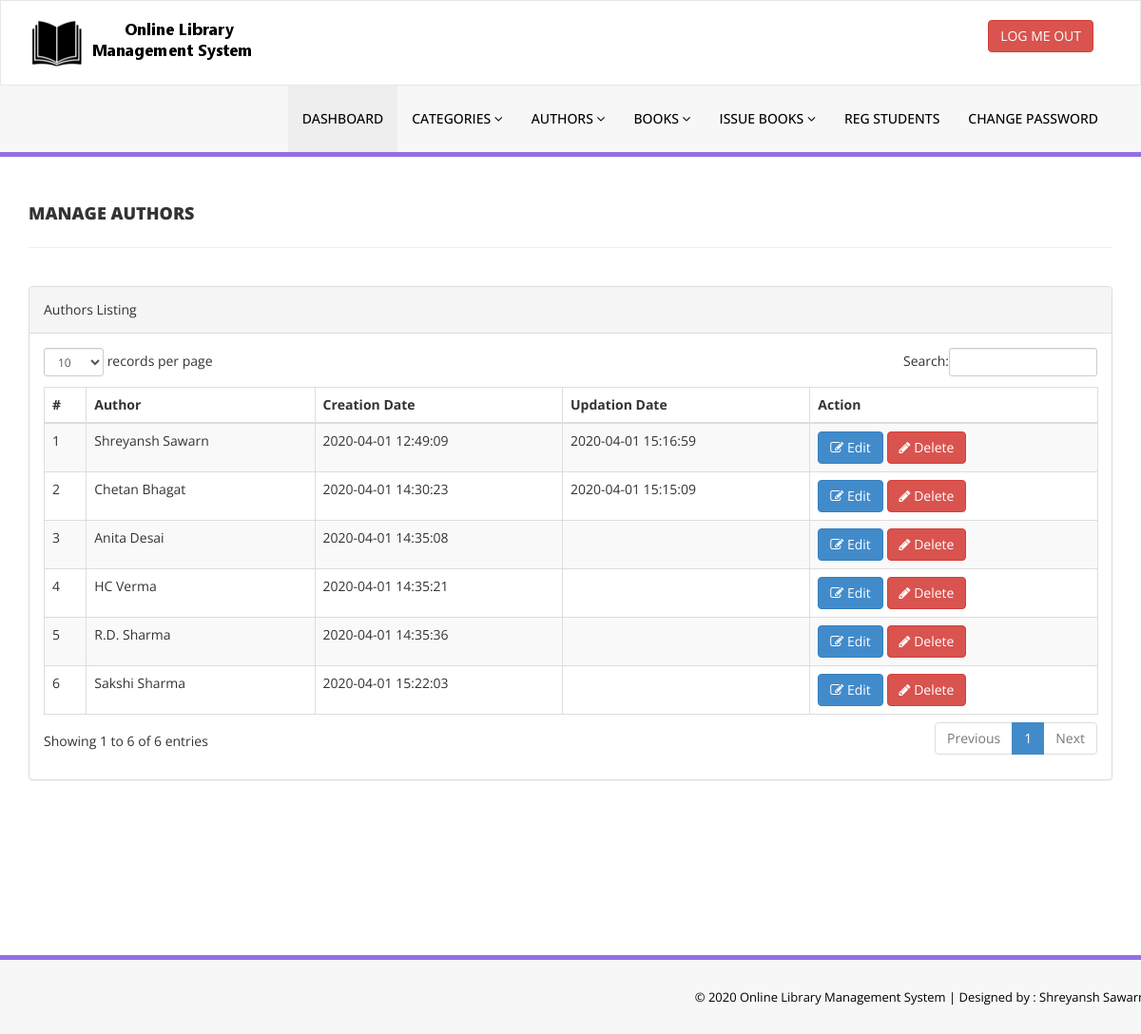
Page /library/admin/manage-authors.php (signed in) on the committed database.
### tables this page shows
CREATE TABLE `tblauthors` (
  `id` int(11) NOT NULL,
  `AuthorName` varchar(159) DEFAULT NULL,
  `creationDate` timestamp NULL DEFAULT CURRENT_TIMESTAMP,
  `UpdationDate` timestamp NULL DEFAULT NULL ON UPDATE CURRENT_TIMESTAMP
);

### library/admin/manage-authors.php (the view, shortened to what this page needs)
<?php
include('includes/config.php');
if(strlen($_SESSION['alogin'])==0)
    {
header('location:index.php');
}
else{
    ?>
<!DOCTYPE html>
<html xmlns="http://www.w3.org/1999/xhtml">
<head>
    <link href="assets/css/bootstrap.css" rel="stylesheet" />
    <link href="assets/css/font-awesome.css" rel="stylesheet" />
    <link href="assets/js/dataTables/dataTables.bootstrap.css" rel="stylesheet" />
    <link href="assets/css/style.css" rel="stylesheet" />
</head>
<body>
<?php include('includes/header.php');?>
    <div class="content-wrapper">
         <div class="container">
        <div class="row pad-botm">
            <div class="col-md-12">
                <h4 class="header-line">Manage Authors</h4>
    </div>
     <div class="row">
</div>
        </div>
            <div class="row">
                <div class="col-md-12">
                    <div class="panel panel-default">
                        <div class="panel-heading">
                           Authors Listing
                        </div>
                        <div class="panel-body">
                            <div class="table-responsive">
                                <table class="table table-striped table-bordered table-hover" id="dataTables-example">
                                    <thead>
                                        <tr>
                                            <th>#</th>
                                            <th>Author</th>
                                            <th>Creation Date</th>
                                            <th>Updation Date</th>
                                            <th>Action</th>
                                        </tr>
                                    </thead>
                                    <tbody>
<?php $sql = "SELECT * from  tblauthors";
$query = $dbh -> prepare($sql);
$query->execute();
$results=$query->fetchAll(PDO::FETCH_OBJ);
$cnt=1;
if($query->rowCount() > 0)
{
foreach($results as $result)
{               ?>
                                        <tr class="odd gradeX">
                                            <td class="center"><?php echo htmlentities($cnt);?></td>
                                            <td class="center"><?php echo htmlentities($result->AuthorName);?></td>
                                            <td class="center"><?php echo htmlentities($result->creationDate);?></td>
                                            <td class="center"><?php echo htmlentities($result->UpdationDate);?></td>
                                            <td class="center">
                                            <a href="edit-author.php?athrid=<?php echo htmlentities($result->id);?>"><button class="btn btn-primary"><i class="fa fa-edit "></i> Edit</button>
                                          <a href="manage-authors.php?del=<?php echo htmlentities($result->id);?>" onclick="return confirm('Are you sure you want to delete?');"" >  <button class="btn btn-danger"><i class="fa fa-pencil"></i> Delete</button>
                                            </td>
                                        </tr>
 <?php $cnt=$cnt+1;}} ?>
                                    </tbody>
                                </table>
                            </div>
                        </div>
                    </div>
                </div>
            </div>
    </div>
    </div>
  <?php include('includes/footer.php');?>
</body>
</html>
<?php } ?>

### library/admin/includes/header.php (shortened to what this page needs)
<div class="navbar navbar-inverse set-radius-zero" >
        <div class="container">
            <div class="navbar-header">
                <a class="navbar-brand">
                    <img src="assets/img/logo.png" />
                </a>
            </div>
            <div class="right-div">
                <a href="logout.php" class="btn btn-danger pull-right">LOG ME OUT</a>
            </div>
        </div>
    </div>
    <section class="menu-section">
        <div class="container">
            <div class="row ">
                <div class="col-md-12">
                    <div class="navbar-collapse collapse ">
                        <ul id="menu-top" class="nav navbar-nav navbar-right">
                            <li><a href="dashboard.php" class="menu-top-active">DASHBOARD</a></li>
                            <li>
                                <a href="#" class="dropdown-toggle" id="ddlmenuItem" data-toggle="dropdown"> Categories <i class="fa fa-angle-down"></i></a>
                            </li>
                            <li>
                                <a href="#" class="dropdown-toggle" id="ddlmenuItem" data-toggle="dropdown"> Authors <i class="fa fa-angle-down"></i></a>
                            </li>
 <li>
                                <a href="#" class="dropdown-toggle" id="ddlmenuItem" data-toggle="dropdown"> Books <i class="fa fa-angle-down"></i></a>
                            </li>
                           <li>
                                <a href="#" class="dropdown-toggle" id="ddlmenuItem" data-toggle="dropdown"> Issue Books <i class="fa fa-angle-down"></i></a>
                            </li>
                             <li><a href="reg-students.php">Reg Students</a></li>
  <li><a href="change-password.php">Change Password</a></li>
                        </ul>
                    </div>
                </div>
            </div>
        </div>
    </section>

### library/admin/includes/footer.php
<section class="footer-section">
     <div class="container">
         <div class="row">
             <div class="col-md-12">
                &copy; 2020 Online Library Management System |<a href="https://ss.com/" target="_blank"  > Designed by : Shreyansh Sawarn</a>
             </div>
         </div>
     </div>
 </section>

### library/admin/assets/css/style.css (style rules this page uses)
.set-radius-zero { border-radius:0px; -moz-border-radius:0px; -webkit-border-radius:0px; }
.content-wrapper { margin-top: 40px; min-height:800px; padding-bottom:90px; }
.header-line { font-weight:900; padding-bottom:25px; border-bottom:1px solid #eeeeee; text-transform:uppercase; }
.pad-botm { padding-bottom:30px; }
.right-div { float: right; padding: 20px; }
#menu-top a { color:#000; text-decoration:none; font-weight:500; padding: 25px 15px 25px 15px; text-transform:uppercase; }
.menu-section { background-color: #f7f7f7; border-bottom:5px solid #9170E4; width:100% }
.menu-top-active { background-color:#eeeeee; }
.navbar-inverse { background-color: #FFF; border-color: rgba(155, 153, 153, 0.23); }
.navbar { min-height: 90px; margin-bottom: 0px; }
.footer-section { padding:25px 50px 25px 50px; color:#000; font-size:13px; background-color: #f7f7f7; text-align:right; border-top:5px solid #9170E4; }
.footer-section a, .footer-section a:hover { color:#000; }

### rows in the picture
tblauthors: AuthorName "Shreyansh Sawarn", creationDate "2020-04-01 12:49:09", UpdationDate "2020-04-01 15:16:59"
tblauthors: AuthorName "Chetan Bhagat", creationDate "2020-04-01 14:30:23", UpdationDate "2020-04-01 15:15:09"
tblauthors: AuthorName "Anita Desai", creationDate "2020-04-01 14:35:08"
tblauthors: AuthorName "HC Verma", creationDate "2020-04-01 14:35:21"
tblauthors: AuthorName "R.D. Sharma", creationDate "2020-04-01 14:35:36"
tblauthors: AuthorName "Sakshi Sharma", creationDate "2020-04-01 15:22:03"
